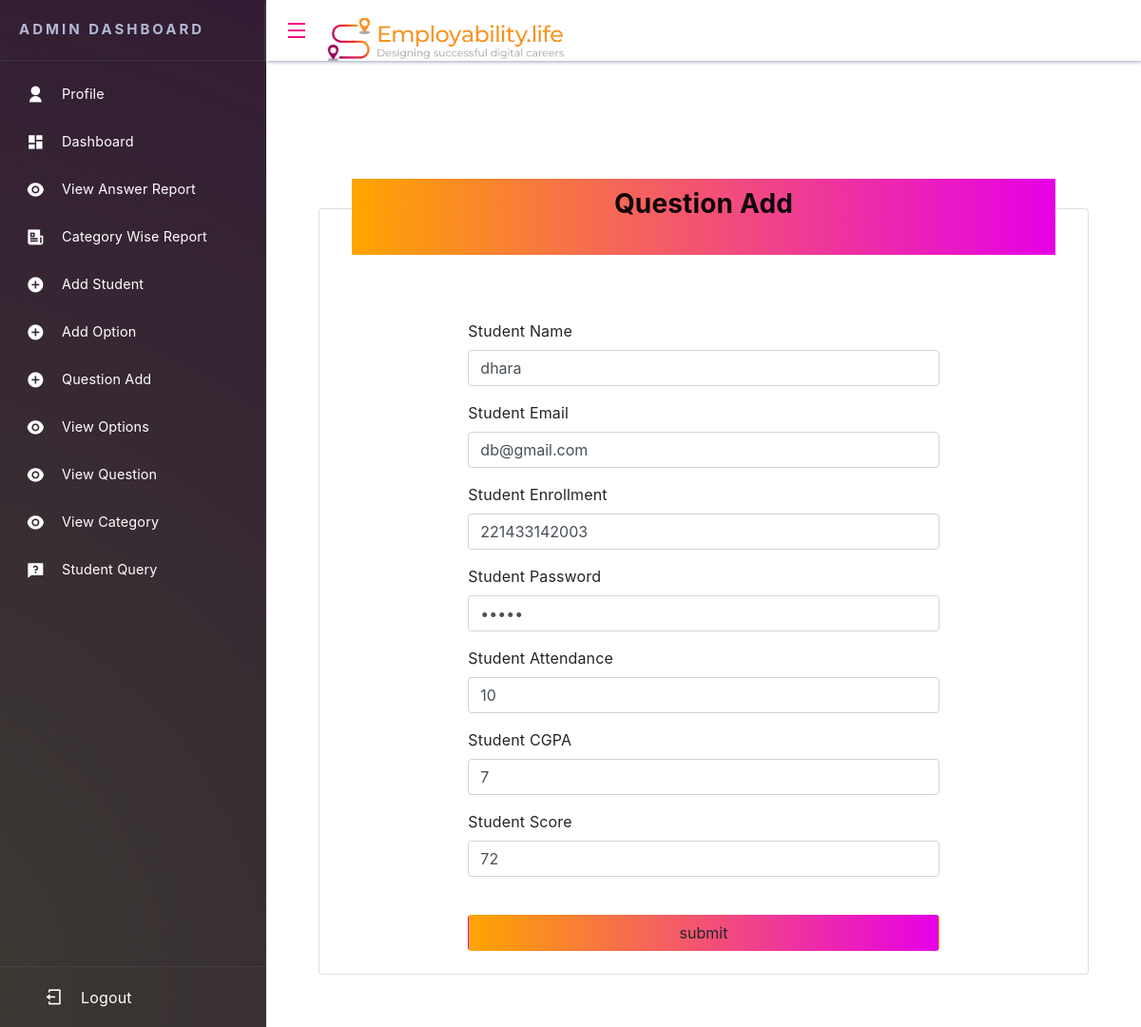
Screenshot of /edit_student/4 (signed in) with the database file from the repository.
### quiz/models.py (models this page shows, shortened)
class registerform(models.Model):
    name=models.CharField(max_length=100)
    email=models.EmailField()
    Enrollment_No=models.CharField(max_length=100)
    password=models.CharField(max_length=20)
    Attendance=models.PositiveIntegerField(default=0,blank=True)
    cgpa=models.IntegerField("CGPA",default=0,blank=True)
    gpa=models.IntegerField("GPA",default=0,blank=True)
    score=models.PositiveIntegerField(default=0,blank=True,)

### quiz/views.py (the view, shortened to what this page needs)
# urls.py: path('edit_student/<int:id>',edit_student,name='edit_student'),
def edit_student(request,id):
    if 'email' in request.session:
        obj=registerform.objects.get(id=id)
        return render(request,'editstudent.html',{'obj':obj})
    return redirect('sign1')

### quiz/templates/editstudent.html (shortened to what this page needs)
{% extends 'admin_base.html' %}
{% load static %}
{% block content %}
<div class="dashboard">
    <div class="card" style="margin-top:100px; padding:0px 10px 0px 10px ;">
        <div class="baner" style="margin: auto; margin-top:-4%; margin-bottom:20px;">
            <h3 class="text-center" style="font-weight: bold; padding: 10px 0px 10px 0px;"> Question Add</h3>
        </div>
        <form method="post" class="col-8 mt-5" style="margin:auto;">
            <div class="form-group">
                <label>Student Name</label>
                <input type="text" value="{{obj.name}}" placeholder="Enter name" class="form-control" name="name" />
            </div>
            <div class="form-group">
                <label>Student Email</label>
                <input type="email" value="{{obj.email}}" placeholder="Enter email" class="form-control" name="email" required />
            </div>
            <div class="form-group">
                <label>Student Enrollment</label>
                    <input type="number" value="{{obj.Enrollment_No}}" placeholder="Enter Enrollment number" class="form-control" name="en.no" />
            </div>
            <div class="form-group">
                <label>Student Password</label>
                    <input type="password" value="{{obj.password}}" placeholder="Enter password" class="form-control" name="password" />
            </div>
            <div class="form-group">
                <label>Student Attendance</label>
                    <input type="number" max="12" min="0" value="{{obj.Attendance}}" placeholder="Enter Attendance" class="form-control" name="attendance" />
            </div>
            <div class="form-group">
                <label>Student CGPA</label>
                <input type="Number" max="7" min="0" value="{{obj.cgpa}}" placeholder="Enter CGPA" class="form-control" name="cgpa" />
            </div>
            <div class="form-group">
                <label>Student Score</label>
                    <input type="number" value="{{obj.score}}" placeholder="Enter score" class="form-control" name="score" />
            </div>
            <br>
            <input type="submit" class="btn btn-block" value="submit"  />
        </form>
        <br>
    </div>
</div>
    {% endblock %}

### quiz/static/css/demo.css (style rules this page uses)
.btn { background: linear-gradient(90deg, rgba(255, 165, 0, 1) 0%, rgb(230, 0, 230) 100%); }
.baner { height: 80px; width: 94%; background: linear-gradient(90deg, rgba(255, 165, 0, 1) 0%, rgb(230, 0, 230) 100%); color: rgba(0, 0, 0, 0.934); }

### quiz/static/css/style.css (style rules this page uses)
* { box-sizing: border-box; }
body { margin: 0; height: 100vh; font-family: "Roboto", sans-serif; color: #212529; letter-spacing: 0.01em; line-height: 1.6; }
html, body { height: 100%; }
input { border: 0; color: inherit; font: inherit; margin: 0; outline: 0; padding: 0; -webkit-transition: background-color .3s; transition: background-color .3s; }
.btn { padding: 10px; display: inline-block; background-color: #f3008a; color: #fff; border-radius: 0.2rem; }
form { margin: 40px 0; display: flex; flex-direction: column; }
label { width: 200px; }

### rows the page displays
registerform: name "dhara", email "db@gmail.com", Enrollment_No "221433142003", attendance "10", cgpa "7", score "72"
